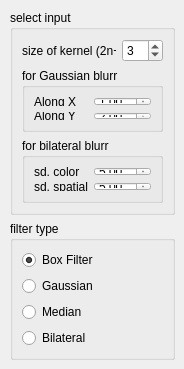
      <widget class="QWidget" name="tab">
       <attribute name="title">
        <string>LPF : Blur</string>
       </attribute>
       <widget class="QWidget" name="layoutWidget">
        <property name="geometry">
         <rect>
          <x>10</x>
          <y>10</y>
          <width>165</width>
          <height>350</height>
         </rect>
        </property>
        <layout class="QVBoxLayout" name="verticalLayout_3">
         <item>
          <widget class="QGroupBox" name="groupBox_5">
           <property name="title">
            <string>select input</string>
           </property>
           <layout class="QGridLayout" name="gridLayout_3">
            <item row="0" column="0">
             <widget class="QLabel" name="label_9">
              <property name="text">
               <string>size of kernel (2n+1)</string>
              </property>
             </widget>
            </item>
            <item row="0" column="1">
             <widget class="QSpinBox" name="kersize_spin">
              <property name="minimum">
               <number>1</number>
              </property>
              <property name="maximum">
               <number>20</number>
              </property>
              <property name="value">
               <number>3</number>
              </property>
             </widget>
            </item>
            <item row="1" column="0" colspan="2">
             <widget class="QGroupBox" name="groupBox_6">
              <property name="title">
               <string>for Gaussian blurr</string>
              </property>
              <layout class="QGridLayout" name="gridLayout_2">
               <item row="0" column="0">
                <widget class="QLabel" name="label_10">
                 <property name="text">
                  <string>Along X</string>
                 </property>
                </widget>
               </item>
               <item row="0" column="1">
                <widget class="QDoubleSpinBox" name="alongx_spin">
                 <property name="singleStep">
                  <double>0.100000000000000</double>
                 </property>
                 <property name="value">
                  <double>1.000000000000000</double>
                 </property>
                </widget>
               </item>
               <item row="1" column="0">
                <widget class="QLabel" name="label_11">
                 <property name="text">
                  <string>Along Y</string>
                 </property>
                </widget>
               </item>
               <item row="1" column="1">
                <widget class="QDoubleSpinBox" name="alongy_spin">
                 <property name="singleStep">
                  <double>0.100000000000000</double>
                 </property>
                 <property name="value">
                  <double>2.000000000000000</double>
                 </property>
                </widget>
               </item>
              </layout>
             </widget>
            </item>
            <item row="2" column="0" colspan="2">
             <widget class="QGroupBox" name="groupBox_7">
              <property name="title">
               <string>for bilateral blurr</string>
              </property>
              <layout class="QGridLayout" name="gridLayout">
               <item row="0" column="0">
                <widget class="QLabel" name="label_12">
                 <property name="text">
                  <string>sd. color</string>
                 </property>
                </widget>
               </item>
               <item row="0" column="1">
                <widget class="QDoubleSpinBox" name="sdcolor_spin">
                 <property name="singleStep">
                  <double>0.100000000000000</double>
                 </property>
                 <property name="value">
                  <double>5.000000000000000</double>
                 </property>
                </widget>
               </item>
               <item row="1" column="0">
                <widget class="QLabel" name="label_13">
                 <property name="text">
                  <string>sd. spatial</string>
                 </property>
                </widget>
               </item>
               <item row="1" column="1">
                <widget class="QDoubleSpinBox" name="sdspatial_spin">
                 <property name="singleStep">
                  <double>0.100000000000000</double>
                 </property>
                 <property name="value">
                  <double>5.000000000000000</double>
                 </property>
                </widget>
               </item>
              </layout>
             </widget>
            </item>
           </layout>
          </widget>
         </item>
         <item>
          <widget class="QGroupBox" name="groupBox_8">
           <property name="title">
            <string>filter type</string>
           </property>
           <layout class="QVBoxLayout" name="verticalLayout_2">
            <item>
             <widget class="QRadioButton" name="box_radio">
              <property name="text">
               <string>Box Filter</string>
              </property>
              <property name="checked">
               <bool>true</bool>
              </property>
             </widget>
            </item>
            <item>
             <widget class="QRadioButton" name="gaussian_radio">
              <property name="text">
               <string>Gaussian</string>
              </property>
             </widget>
            </item>
            <item>
             <widget class="QRadioButton" name="median_radio">
              <property name="text">
               <string>Median</string>
              </property>
             </widget>
            </item>
            <item>
             <widget class="QRadioButton" name="bilateral_radio">
              <property name="text">
               <string>Bilateral</string>
              </property>
             </widget>
            </item>
           </layout>
          </widget>
         </item>
        </layout>
       </widget>
      </widget>
